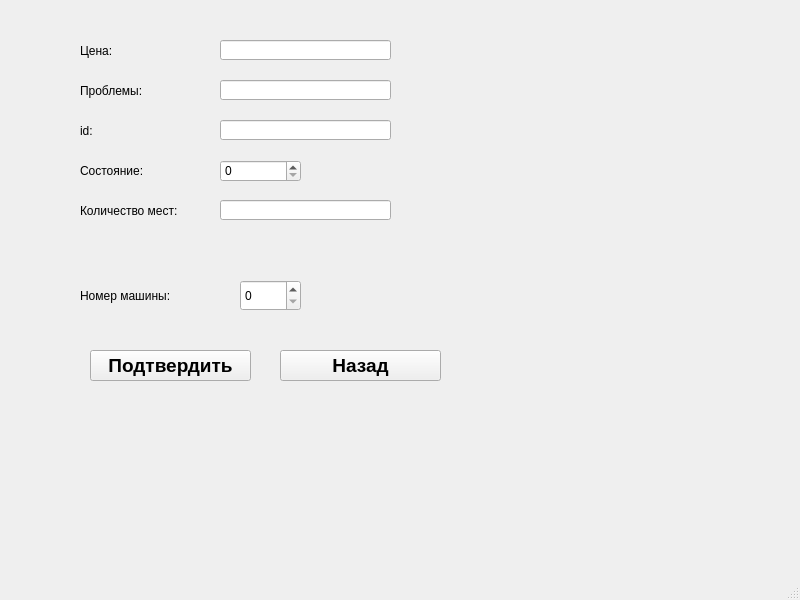
<?xml version="1.0" encoding="UTF-8"?>
<ui version="4.0">
 <class>EditBikeWindow</class>
 <widget class="QMainWindow" name="EditBikeWindow">
  <property name="geometry">
   <rect>
    <x>0</x>
    <y>0</y>
    <width>800</width>
    <height>600</height>
   </rect>
  </property>
  <property name="windowTitle">
   <string>MainWindow</string>
  </property>
  <widget class="QWidget" name="centralwidget">
   <widget class="QLineEdit" name="lineEdit_3">
    <property name="geometry">
     <rect>
      <x>220</x>
      <y>120</y>
      <width>171</width>
      <height>20</height>
     </rect>
    </property>
   </widget>
   <widget class="QSpinBox" name="spinBox">
    <property name="geometry">
     <rect>
      <x>220</x>
      <y>160</y>
      <width>81</width>
      <height>22</height>
     </rect>
    </property>
   </widget>
   <widget class="QLineEdit" name="lineEdit_4">
    <property name="geometry">
     <rect>
      <x>220</x>
      <y>200</y>
      <width>171</width>
      <height>20</height>
     </rect>
    </property>
   </widget>
   <widget class="QLabel" name="label_6">
    <property name="geometry">
     <rect>
      <x>80</x>
      <y>280</y>
      <width>111</width>
      <height>31</height>
     </rect>
    </property>
    <property name="text">
     <string>Номер машины:</string>
    </property>
   </widget>
   <widget class="QPushButton" name="pushButton_2">
    <property name="geometry">
     <rect>
      <x>280</x>
      <y>350</y>
      <width>161</width>
      <height>31</height>
     </rect>
    </property>
    <property name="font">
     <font>
      <pointsize>14</pointsize>
      <weight>75</weight>
      <bold>true</bold>
     </font>
    </property>
    <property name="text">
     <string>Назад</string>
    </property>
   </widget>
   <widget class="QLineEdit" name="lineEdit">
    <property name="geometry">
     <rect>
      <x>220</x>
      <y>40</y>
      <width>171</width>
      <height>20</height>
     </rect>
    </property>
   </widget>
   <widget class="QLineEdit" name="lineEdit_2">
    <property name="geometry">
     <rect>
      <x>220</x>
      <y>80</y>
      <width>171</width>
      <height>20</height>
     </rect>
    </property>
   </widget>
   <widget class="QSpinBox" name="spinBox_2">
    <property name="geometry">
     <rect>
      <x>240</x>
      <y>280</y>
      <width>61</width>
      <height>31</height>
     </rect>
    </property>
   </widget>
   <widget class="QLabel" name="label">
    <property name="geometry">
     <rect>
      <x>80</x>
      <y>40</y>
      <width>81</width>
      <height>21</height>
     </rect>
    </property>
    <property name="text">
     <string>Цена:</string>
    </property>
   </widget>
   <widget class="QLabel" name="label_2">
    <property name="geometry">
     <rect>
      <x>80</x>
      <y>80</y>
      <width>81</width>
      <height>21</height>
     </rect>
    </property>
    <property name="text">
     <string>Проблемы:</string>
    </property>
   </widget>
   <widget class="QPushButton" name="pushButton">
    <property name="geometry">
     <rect>
      <x>90</x>
      <y>350</y>
      <width>161</width>
      <height>31</height>
     </rect>
    </property>
    <property name="font">
     <font>
      <pointsize>14</pointsize>
      <weight>75</weight>
      <bold>true</bold>
     </font>
    </property>
    <property name="text">
     <string>Подтвердить</string>
    </property>
   </widget>
   <widget class="QLabel" name="label_4">
    <property name="geometry">
     <rect>
      <x>80</x>
      <y>160</y>
      <width>81</width>
      <height>21</height>
     </rect>
    </property>
    <property name="text">
     <string>Состояние:</string>
    </property>
   </widget>
   <widget class="QLabel" name="label_3">
    <property name="geometry">
     <rect>
      <x>80</x>
      <y>120</y>
      <width>81</width>
      <height>21</height>
     </rect>
    </property>
    <property name="text">
     <string>id:</string>
    </property>
   </widget>
   <widget class="QLabel" name="label_5">
    <property name="geometry">
     <rect>
      <x>80</x>
      <y>200</y>
      <width>101</width>
      <height>21</height>
     </rect>
    </property>
    <property name="text">
     <string>Количество мест:</string>
    </property>
   </widget>
  </widget>
  <widget class="QMenuBar" name="menubar">
   <property name="geometry">
    <rect>
     <x>0</x>
     <y>0</y>
     <width>800</width>
     <height>21</height>
    </rect>
   </property>
  </widget>
  <widget class="QStatusBar" name="statusbar"/>
 </widget>
 <resources/>
 <connections/>
</ui>
